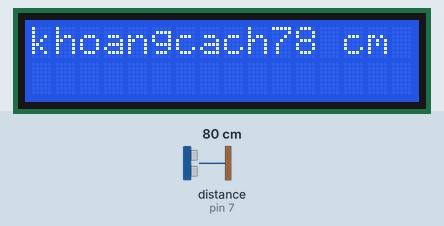
Recording of a sketch running on a simulated Arduino Uno, built with avr-gcc and run on an emulated ATmega328P. Shown: 16×2 character LCD. Wiring (inferred from the names in the program): ultrasonic range finder: trigger pin 8; echo pin 7. The test bench sets the inputs (shaded band); at power-on: distance to the obstacle (sensor on pin 7) 80 cm. The echo pulse lasts 58.3 µs per cm.

Above: at 1.2 s.
1.3 s: distance to the obstacle (sensor on pin 7) set to 103 cm
At 1.55 s:
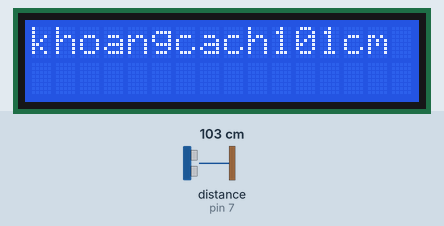
2.8 s: distance to the obstacle (sensor on pin 7) set to 2 cm
At 3.3 s:
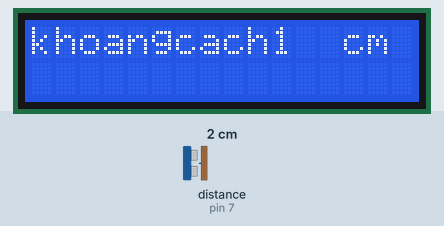
4.3 s: distance to the obstacle (sensor on pin 7) set to 4 cm
At 4.8 s:
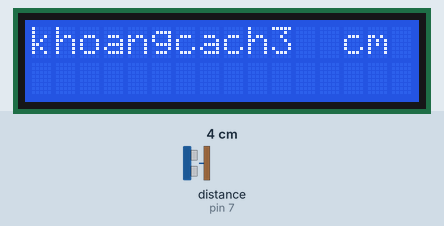
Timing chart, 0 to 7.3 s (numbered marks = the images above; inputs shaded):
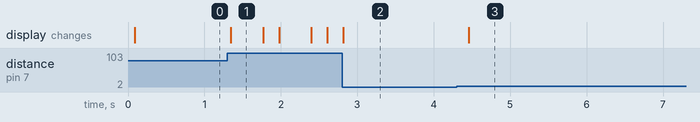

The sketch:

cambiensieuam.ino
```cpp
const int trig = 8;
const int echo = 7;
#include <LiquidCrystal_I2C.h>
LiquidCrystal_I2C lcd(0x20, 16, 2);
void setup()
{
  Serial.begin(9600);
  lcd.init();
  lcd.backlight();
  lcd.setCursor(0, 0);
  lcd.print("khoangcach:");
  lcd.setCursor(13, 0);
  lcd.print("cm");
  pinMode(trig,OUTPUT);
  pinMode(echo,INPUT);
}

void loop()
{
    unsigned long thoigian;
    int khoangcach;
    digitalWrite(trig,0);
    delayMicroseconds(5);
    digitalWrite(trig,1);
    delayMicroseconds(10);
    digitalWrite(trig,0);
    thoigian = pulseIn(echo,HIGH);
    khoangcach = int(thoigian/2/29.412);
    lcd.setCursor(10, 0);
    lcd.print(khoangcach);
    if (khoangcach < 10) {
    lcd.setCursor(11, 0);
    lcd.print("  ");
    }
     else if (khoangcach < 100) {
    lcd.setCursor(12, 0);
    lcd.print(' ');
  }
  delay(200);
}
```

Measured:
- after the input at 1.3 s, the display: changes after 0.05 s (image 1)
- after the input at 2.8 s, the display: changes at once (image 2)
- after the input at 4.3 s, the display: changes after 0.16 s (image 3)
- what the display in image 1 shows lasts 0.5 s, from 1.3 s to 1.8 s
